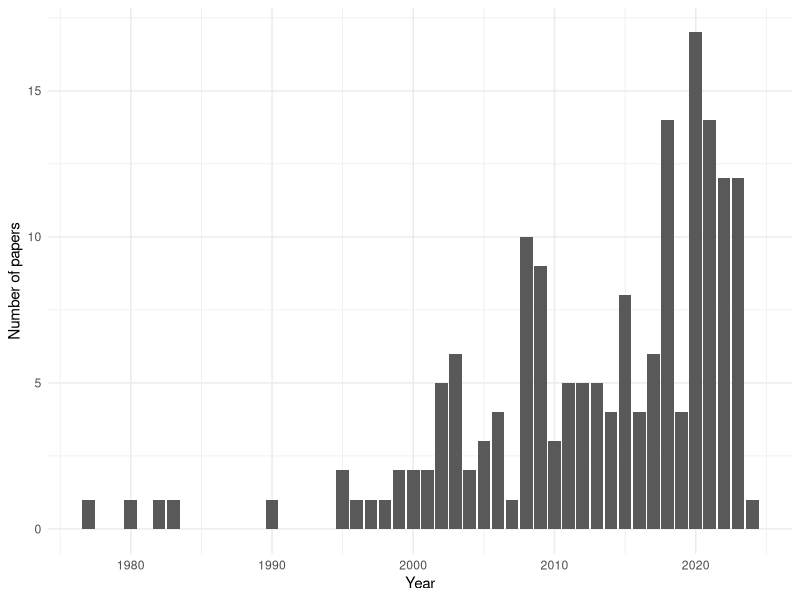
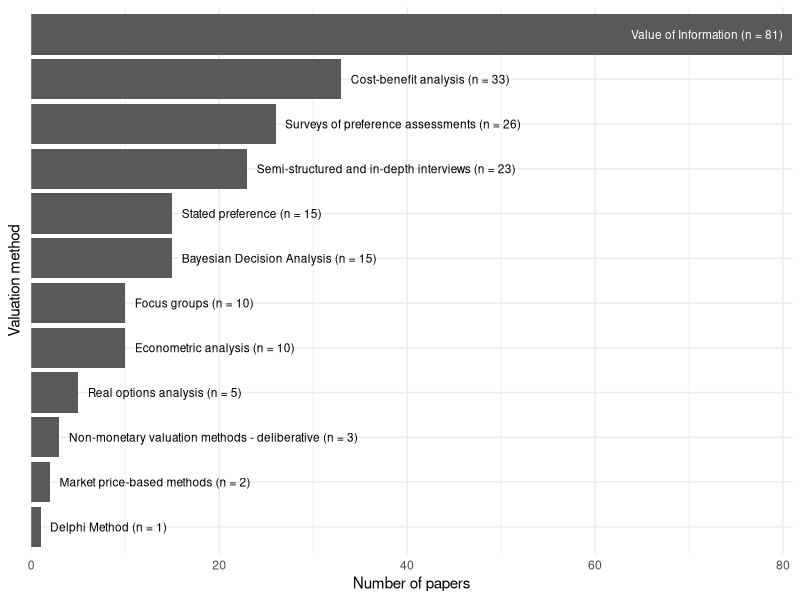
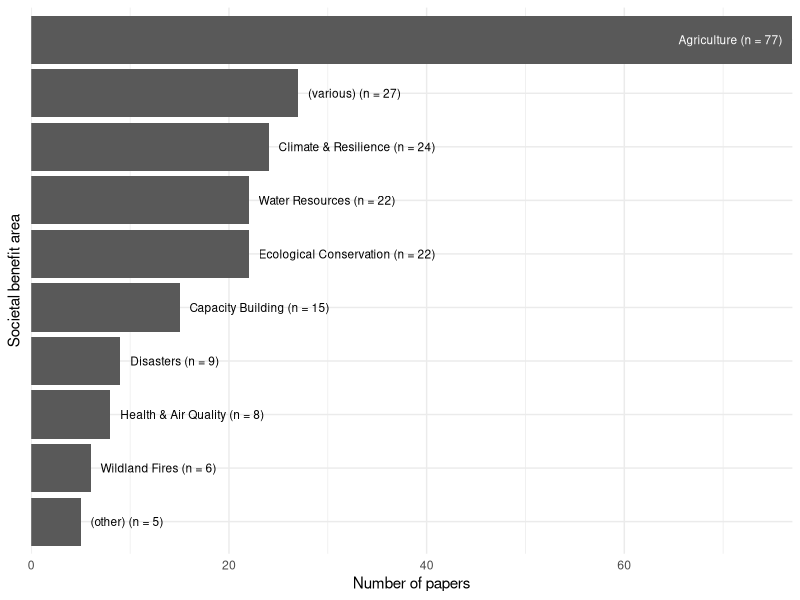
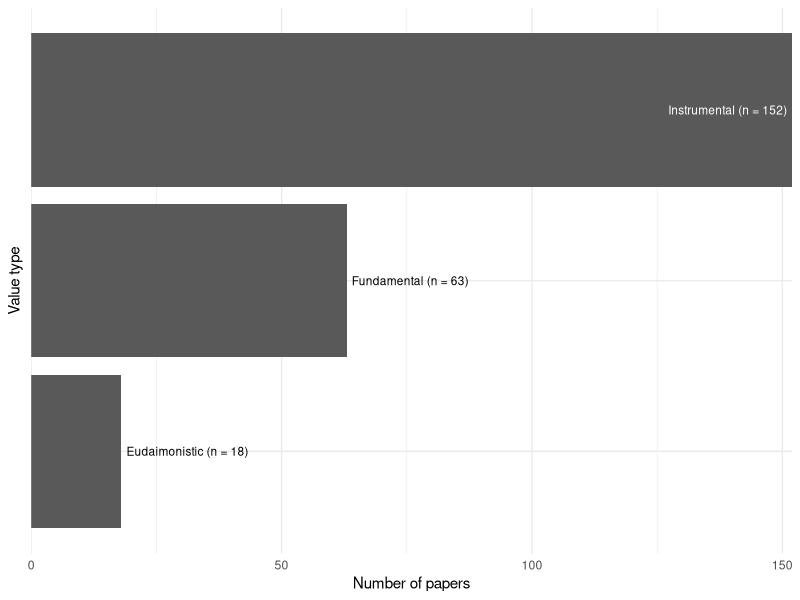
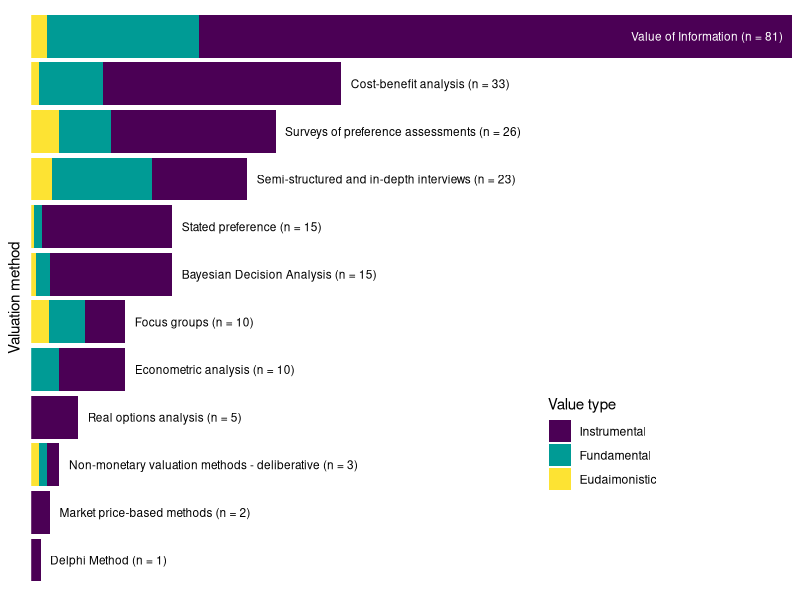
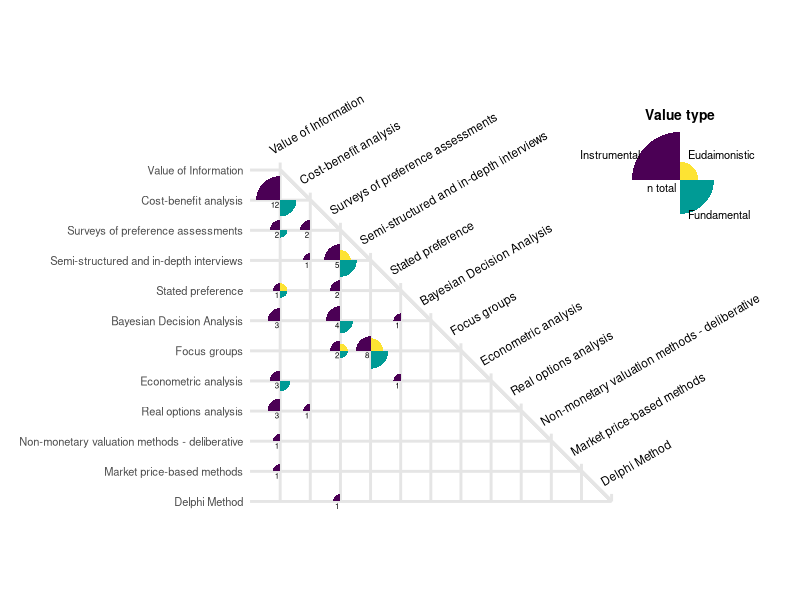
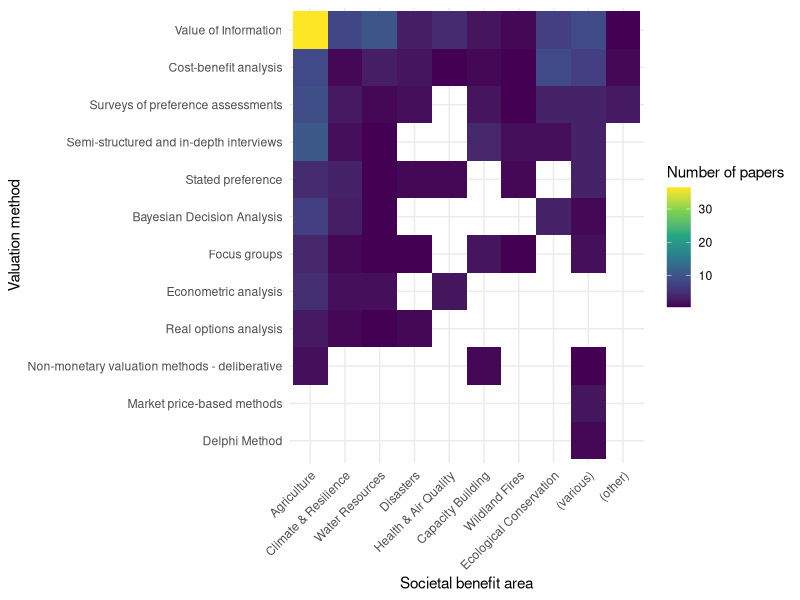
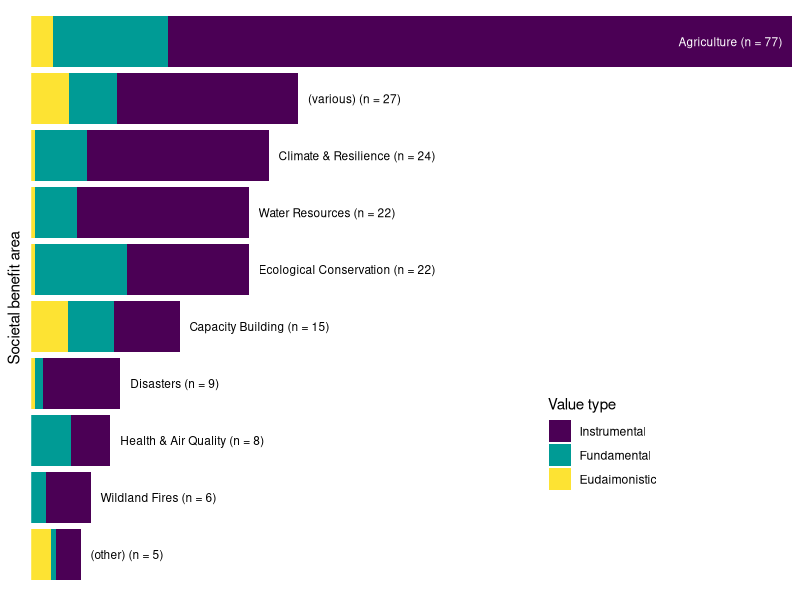

Write the R code that produced these figures, in order.
## ---- chunk 1
library(tidyverse)
library(here)
library(ggforce) ### for geom_arc_bar
## ---- chunk 2
includes_df <- readxl::read_excel(here('_data/screened_fulltext/ft_consolidated_coding.xlsx'))
## ---- chunk 3
year_df <- includes_df %>%
  mutate(year2 = str_extract(key, '[0-9]{4}$') %>% as.numeric())

year_sum_df <- year_df %>%
  group_by(year2) %>%
  summarize(n = n()) %>%
  mutate(y = year2 - min(year2) + 1)

log_year_lm <- lm(log(n) ~ y, data = year_sum_df)
r <- coef(log_year_lm)[2]
int <- exp(coef(log_year_lm)[1])

year_sum_df <- year_sum_df %>%
  mutate(pred = int + exp(r * y))

ggplot(year_sum_df, aes(x = year2, y = n)) +
  geom_col() +
  # geom_line(aes(y = pred), color = 'red') +
  labs(x = 'Year',
       y = 'Number of papers') +
  theme_minimal()
## ---- chunk 4
summarize_column <- function(df, col) {
  out_df <- df %>%
    rename(tmp = !!sym(col)) %>%
    mutate(tmp = str_squish(tmp)) %>%
    group_by(tmp) %>%
    summarize(n = n()) %>%
    mutate(lbl = sprintf('%s (n = %s)', tmp, n),
           tmp = fct_reorder(tmp, n)) %>%
    rename(!!col := tmp)
  return(out_df)
}


gen_plot <- function(df, col, varname, n_thresh = 0.5) {
  df <- df %>%
    rename(tmp = !!sym(col))
  
  ### high value labels on the bar; lower value to right of bar
  df_hi <- df %>%
    filter(n > max(n) * n_thresh)
  df_lo <- df %>%
    filter(n <= max(n) * n_thresh)
  
  p <- ggplot(df, aes(y = tmp, x = n)) +
    geom_col() +
    geom_text(data = df_hi, aes(label = lbl, x = n), color = 'white',
              hjust = 1, size = 3, nudge_x = -1) +
    geom_text(data = df_lo, aes(label = lbl, x = n), color = 'black', 
              hjust = 0, size = 3, nudge_x = 1) +
    scale_x_continuous(expand = c(0, .01)) +
    labs(x = 'Number of papers',
         y = varname) +
    theme_minimal() +
    theme(axis.text.y = element_blank())
  
  return(p)
}
## ---- chunk 5
deliberative_vec <- c('Participatory rural appraisal; rapid rural appraisal',
                      'Participant action research')
surveys_vec <- c('Surveys of preference assessments', 'Photo-elicitation surveys')

method_df <- includes_df %>%
  select(key, c('method 1', 'method 2')) %>%
  # select(key, c('method 1')) %>%
  pivot_longer(-key, names_to = 'tmp', values_to = 'method') %>%
  filter(!is.na(method)) %>%
  mutate(method = str_squish(method),
         method = case_when(method %in% deliberative_vec ~ 'Non-monetary valuation methods - deliberative',
                            method %in% surveys_vec ~ 'Surveys of preference assessments',
                            TRUE ~ method)) %>%
  select(-tmp) %>%
  distinct()

method_summary <- method_df %>%
  summarize_column('method')

gen_plot(method_summary, 'method', 'Valuation method')
## ---- chunk 6
soc_ben_df <- includes_df %>%
  select(key, starts_with(c('GEOSS', 'NASA'))) %>%
  ### drop '(other)' if covered in another column
  mutate(`NASA app sci` = ifelse(`GEOSS soc ben` == 'Weather' & `NASA app sci` == '(other)', NA, `NASA app sci`)) %>%
  mutate(`GEOSS soc ben` = ifelse(`GEOSS soc ben` == '(other)' & `NASA app sci` != '(other)', NA, `GEOSS soc ben`)) %>%
  pivot_longer(-key, names_to = 'tmp', values_to = 'sba') %>%
  filter(!is.na(sba)) %>%
  select(-tmp) %>%
  mutate(sba = str_squish(sba)) %>%
  mutate(sba = case_when(sba == 'Water' ~ 'Water Resources',
                         sba == 'Climate' ~ 'Climate & Resilience',
                         sba == 'Weather' ~ 'Climate & Resilience',
                         sba %in% c('Biodiversity', 'Ecosystems') ~ 'Ecological Conservation',
                         sba == 'Health' ~ 'Health & Air Quality',
                         TRUE ~ sba)) %>%
  distinct()

soc_ben_summary <- soc_ben_df %>%
  summarize_column('sba')

gen_plot(soc_ben_summary, 'sba', 'Societal benefit area')
## ---- chunk 7
val_type_df <- includes_df %>%
  select(key, val_type = `societal benefit type`) %>%
  mutate(val_type = str_split(val_type, '[^A-z]')) %>%
  unnest(val_type) %>%
  mutate(val_type = str_trim(val_type),
         val_type = str_to_title(val_type)) %>%
  distinct()

val_type_cooccur <- val_type_df %>%
  arrange(val_type) %>%
  group_by(key) %>%
  summarize(v1 = first(val_type),
            v2 = ifelse(n() == 1, NA, last(val_type))) %>%
  group_by(v1, v2) %>%
  summarize(n = n(), .groups = 'drop')

val_type_summary <- val_type_df %>%
  summarize_column('val_type')

gen_plot(val_type_summary, 'val_type', 'Value type')
## ---- chunk 8
method_by_value_df <- method_df %>%
  left_join(val_type_df, by = 'key') %>%
  group_by(key) %>%
  mutate(val_wt = 1 / n_distinct(val_type)) %>%
  group_by(method, val_type) %>%
  summarize(n = sum(val_wt)) %>%
  group_by(method) %>%
  mutate(n_tot = sum(n)) %>%
  ungroup() %>%
  mutate(method = fct_reorder(str_squish(method), n_tot),
         lbl = sprintf('%s (n = %s)', method, n_tot)) %>%
  mutate(val_type = factor(val_type, levels = c('Instrumental', 'Fundamental', 'Eudaimonistic')))

method_value_proportions <- method_by_value_df %>%
  mutate(prop = n / n_tot) 

valtype_colors <- c('Instrumental'  = '#4B0055',
                    'Fundamental'   = '#009B95', 
                    'Eudaimonistic' = '#FDE333')
  
  
### high value labels on the bar; lower value to right of bar
df_hi <- method_by_value_df %>%
  filter(n_tot > max(n_tot) * .5) %>%
  select(method, lbl, n_tot) %>%
  distinct()
df_lo <- method_by_value_df %>%
  filter(n_tot <= max(n_tot) * .5) %>%
  select(method, lbl, n_tot) %>%
  distinct()

ggplot(method_by_value_df, aes(y = method, x = n)) +
  geom_col(aes(fill = val_type)) +
  # guides(fill = guide_legend(reverse = TRUE)) +
  geom_text(data = df_hi, aes(label = lbl, x = n_tot), color = 'white',
            hjust = 1, size = 3, nudge_x = -1) +
  geom_text(data = df_lo, aes(label = lbl, x = n_tot), color = 'black', 
            hjust = 0, size = 3, nudge_x = 1) +
  scale_x_continuous(expand = c(0, .01)) +
  scale_fill_manual(values = valtype_colors) +
  labs(x = 'Number of papers',
       y = 'Valuation method',
       fill = 'Value type') +
  theme_minimal() +
  theme(axis.text.y = element_blank(),
        axis.text.x = element_blank(),
        axis.title.x = element_blank(),
        panel.grid = element_blank(),
        legend.position = c(.75, .25))

## ---- chunk 9
method_vec <- levels(method_summary$method) %>% rev()
  
multi_methods_df <- method_df %>%
  mutate(method = factor(method, levels = method_vec)) %>%
  arrange(key, method) %>%
  group_by(key) %>%
  filter(n() > 1) %>%
  mutate(x = c('x', 'y')) %>%
  ungroup() %>%
  pivot_wider(names_from = x, values_from = method) %>%
  left_join(val_type_df, by = 'key') %>%
  mutate(tmp = 1) %>%
  pivot_wider(names_from = val_type, values_from = tmp) %>%
  group_by(x, y) %>%
  summarize(tot = n(), .groups = 'drop',
            Instrumental = sum(Instrumental, na.rm = TRUE),
            ### NO intrinsic values in multi-method data - easier!
            # intr = sum(Intrinsic, na.rm = TRUE),
            Fundamental = sum(Fundamental, na.rm = TRUE),
            Eudaimonistic  = sum(Eudaimonistic, na.rm = TRUE)) %>%
  complete(x = method_vec, y = method_vec, fill = list(n = NA)) %>%
  pivot_longer(cols = c(Instrumental, Fundamental, Eudaimonistic), names_to = 'val_type', values_to = 'n') %>%
  mutate(x = factor(x, levels = method_vec),
         y = factor(y, levels = method_vec) %>% fct_rev(),
         val_type = factor(val_type, levels = c('Instrumental', 'Eudaimonistic', 'Fundamental')))

arcs_df <- multi_methods_df %>%
  mutate(r = sqrt(n / max(n, na.rm = TRUE)) * .8, ### radius based on # of value type
         start = (as.integer(val_type) - 2) * (pi/2),
         end   = (as.integer(val_type) - 1) * (pi/2)) %>%
  filter(!is.na(n)) %>%
  filter(r > 0) %>%
  select(x, y, r, start, end, val_type) %>%
  distinct()

diag_lbls <- multi_methods_df %>%
  filter(x == y) %>%
  select(x) %>%
  distinct()

n_lbls <- multi_methods_df %>%
  select(x, y, tot) %>%
  distinct()


pnl <- ggplot() +
  ### geom_point to set up axis labels in order; color and size to render invisible
  geom_point(data = multi_methods_df, aes(x, y), size = 0, color = '#00000000') +
  ### add grid lines
  geom_segment(data = diag_lbls, aes(x = x, xend = x, y = 1, yend = 13.25 - as.integer(x)), color = 'grey90', linewidth = 1) +
  geom_segment(data = diag_lbls, aes(y = x, yend = x, x = 0, xend = as.integer(x)), color = 'grey90', linewidth = 1) +
  geom_segment(data = diag_lbls, x = 1, y = 12, yend = 1, xend = 12, color = 'grey90', linewidth = 1) +
  ### add diagonal text
  geom_text(data = diag_lbls, aes(x = x, y = x, label = x),
            angle = 30, hjust = 0, vjust = 0, size = 3, nudge_y = .5, nudge_x = -.25) +
  ### then geom_point again to write on top of the grid lines
  # geom_point(data = multi_methods_df, aes(x, y, color = tot, size = tot), show.legend = FALSE) +
  ### geom_arc_bar needs x and y in continuous - so convert categorical to integer
  geom_arc_bar(data = arcs_df,
               aes(x0 = as.integer(x), y0 = as.integer(y),
                   r0 = 0, r = r, start = start, end = end, fill = val_type),
               color = NA, show.legend = FALSE) +
  ### add number text
  geom_text(data = n_lbls, aes(x = x, y = y, label = tot),
            size = 2, hjust = 1, vjust = 1, nudge_x = -.05, nudge_y = -.05, color = 'black') +
  scale_fill_manual(values = valtype_colors) +
  scale_size(name = 'n', range = c(3, 10)) +
  scale_x_discrete(expand = expansion(add = c(0, 6))) +
  scale_y_discrete(expand = expansion(add = c(.5, 3))) +
  ### to maintain equal spacing horiz and vert
  coord_fixed() +
  labs(x = 'Valuation method 1',
       y = 'Valuation method 2',
       fill = 'Value type') +
  theme_minimal() +
  theme(panel.grid = element_blank(),
        axis.title = element_blank(),
        axis.text = element_text(size = 8),
        axis.text.x = element_blank())

### Legend
legend_df <- multi_methods_df %>%
  group_by(val_type) %>%
  summarize(n = sum(n, na.rm = TRUE)) %>%
  mutate(r = sqrt(n / max(n, na.rm = TRUE)) * .8, ### radius based on # of value type
         lvl   = as.integer(val_type),
         start = (lvl - 2) * (pi/2),
         end   = (lvl - 1) * (pi/2)) %>%
  mutate(lbl_x = 1 + c(-.1, .1, .1),
         lbl_y = 1 + c(.1, .1, -.1),
         hjust = ifelse(lbl_x < 1, 1, -1))


lgd <- ggplot() +
  geom_arc_bar(data = legend_df,
               aes(x0 = 1, y0 = 1, r0 = 0, r = r, start = start, end = end, fill = val_type),
               color = NA, show.legend = FALSE) +
  geom_point(x = 1, y = 1, color = 'red', size = 5) +
  geom_text(label = 'N total', x = 1, y = 1, 
            size = 3, hjust = 1, vjust = 1, nudge_y = -.05, nudge_x = -.05) +
  scale_fill_manual(values = valtype_colors) +
  scale_x_continuous(limits = c(0, 2), expand = c(0, 0)) +
  scale_y_continuous(limits = c(0, 2), expand = c(0, 0)) +
  coord_fixed() +
  theme_void()

library(cowplot)
ggdraw() +
  draw_plot(pnl) +
  draw_plot(lgd, x = 0.75, y = 0.6, width = 0.2, height = 0.2) +
  draw_label('n total', x = 0.845, y = 0.695, size = 8, 
             hjust = 1, vjust = 1) +
  draw_label('Instrumental', x = 0.80, y = 0.75, size = 8, 
             hjust = 1, vjust = 1) +
  draw_label('Eudaimonistic', x = 0.86, y = 0.75, size = 8, 
             hjust = 0, vjust = 1) +
  draw_label('Fundamental',   x = 0.86, y = 0.65, size = 8, 
             hjust = 0, vjust = 1) +
  draw_label('Value type',   x = 0.85, y = 0.8, size = 10, fontface = 'bold',
             hjust = .5, vjust = 0)
  
  
## ---- chunk 10
method_by_sba_df <- method_df %>%
  left_join(soc_ben_df, by = 'key') %>%
  group_by(key) %>%
  mutate(sba_wt = 1 / n_distinct(sba)) %>%
  group_by(method, sba) %>%
  summarize(n = sum(sba_wt)) %>%
  group_by(method) %>%
  mutate(n_tot = sum(n)) %>%
  ungroup() %>%
  mutate(method = fct_reorder(str_squish(method), n_tot),
         lbl = sprintf('%s (n = %s)', method, n_tot)) %>%
  mutate(sba = fct_reorder(sba, n_tot) %>% fct_relevel(c('(various)', '(other)'), after = Inf))

ggplot(method_by_sba_df, aes(y = method, x = sba, fill = n)) +
  geom_tile() +
  # geom_text(aes(label = n), color = 'white') +
  scale_fill_viridis_c() +
  labs(x = 'Societal benefit area',
       y = 'Valuation method',
       fill = 'Number of papers') +
  theme_minimal() +
  theme(axis.text.x = element_text(angle = 45, hjust = 1))
## ---- chunk 11
sba_by_value_df <- soc_ben_df %>%
  left_join(val_type_df, by = 'key') %>%
  group_by(key) %>%
  mutate(val_wt = 1 / n_distinct(val_type)) %>%
  group_by(sba, val_type) %>%
  summarize(n = sum(val_wt)) %>%
  group_by(sba) %>%
  mutate(n_tot = sum(n)) %>%
  ungroup() %>%
  mutate(sba = fct_reorder(str_squish(sba), n_tot),
         lbl = sprintf('%s (n = %s)', sba, n_tot)) %>%
  mutate(val_type = factor(val_type, levels = c('Instrumental', 'Fundamental', 'Eudaimonistic')))
  
### high value labels on the bar; lower value to right of bar
df_hi <- sba_by_value_df %>%
  filter(n_tot > max(n_tot) * .5) %>%
  select(sba, lbl, n_tot) %>%
  distinct() 
df_lo <- sba_by_value_df %>%
  filter(n_tot <= max(n_tot) * .5) %>%
  select(sba, lbl, n_tot) %>%
  distinct()

ggplot(sba_by_value_df, aes(y = sba, x = n)) +
  geom_col(aes(fill = val_type)) +
  # guides(fill = guide_legend(reverse = TRUE)) +
  geom_text(data = df_hi, aes(label = lbl, x = n_tot), color = 'white',
            hjust = 1, size = 3, nudge_x = -1) +
  geom_text(data = df_lo, aes(label = lbl, x = n_tot), color = 'black', 
            hjust = 0, size = 3, nudge_x = 1) +
  scale_x_continuous(expand = c(0, .01)) +
  scale_fill_manual(values = valtype_colors) +
  labs(x = 'Number of papers',
       y = 'Societal benefit area',
       fill = 'Value type') +
  theme_minimal() +
  theme(axis.text.y = element_blank(),
        axis.text.x = element_blank(),
        axis.title.x = element_blank(),
        panel.grid = element_blank(),
        legend.position = c(.75, .25))

## ---- chunk 12
sba_vec <- levels(soc_ben_summary$sba) %>% rev()
  
multi_sba_df <- soc_ben_df %>%
  mutate(sba = factor(sba, levels = sba_vec)) %>%
  arrange(key, sba) %>%
  group_by(key) %>%
  filter(n() > 1) %>%
  mutate(x = c('x', 'y')) %>%
  ungroup() %>%
  pivot_wider(names_from = x, values_from = sba) %>%
  left_join(val_type_df, by = 'key') %>%
  mutate(tmp = 1) %>%
  pivot_wider(names_from = val_type, values_from = tmp) %>%
  group_by(x, y) %>%
  summarize(tot = n(), .groups = 'drop',
            Instrumental = sum(Instrumental, na.rm = TRUE),
            Fundamental = sum(Fundamental, na.rm = TRUE),
            Eudaimonistic  = sum(Eudaimonistic, na.rm = TRUE)) %>%
  complete(x = sba_vec, y = sba_vec, fill = list(n = NA)) %>%
  pivot_longer(cols = c(Instrumental, Fundamental, Eudaimonistic), names_to = 'val_type', values_to = 'n') %>%
  mutate(x = factor(x, levels = sba_vec),
         y = factor(y, levels = sba_vec) %>% fct_rev(),
         val_type = factor(val_type, levels = c('Instrumental', 'Eudaimonistic', 'Fundamental')))

arcs_df <- multi_sba_df %>%
  mutate(r = sqrt(n / max(n, na.rm = TRUE)) * .8, ### radius based on # of value type
         start = (as.integer(val_type) - 2) * (pi/2),
         end   = (as.integer(val_type) - 1) * (pi/2)) %>%
  filter(!is.na(n)) %>%
  filter(r > 0) %>%
  select(x, y, r, start, end, val_type) %>%
  distinct()

diag_lbls <- multi_sba_df %>%
  filter(x == y) %>%
  select(x) %>%
  mutate(val = as.integer(x)) %>%
  distinct()

n_lbls <- multi_sba_df %>%
  select(x, y, tot) %>%
  distinct()


pnl2 <- ggplot() +
  ### geom_point to set up axis labels in order; color and size to render invisible
  geom_point(data = multi_sba_df, aes(x, y), size = 0, color = '#00000000') +
  ### add grid lines
  geom_segment(data = diag_lbls, aes(x = val, xend = val, y = 1, yend = 11.25 - val), color = 'grey90', linewidth = 1) +
  geom_segment(data = diag_lbls, aes(y = val, yend = val, x = 0, xend = 11.25 - val), color = 'grey90', linewidth = 1) +
  geom_segment(data = diag_lbls, x = 1, y = 10, yend = 1, xend = 10, color = 'grey90', linewidth = 1) +
  ### add diagonal text
  geom_text(data = diag_lbls, aes(x = x, y = x, label = x),
            angle = 30, hjust = 0, vjust = 0, size = 3, nudge_y = .5, nudge_x = -.25) +
  ### then geom_point again to write on top of the grid lines
  # geom_point(data = multi_methods_df, aes(x, y, color = tot, size = tot), show.legend = FALSE) +
  ### geom_arc_bar needs x and y in continuous - so convert categorical to integer
  geom_arc_bar(data = arcs_df,
               aes(x0 = as.integer(x), y0 = as.integer(y),
                   r0 = 0, r = r, start = start, end = end, fill = val_type),
               color = NA, show.legend = FALSE) +
  ### add number text
  geom_text(data = n_lbls, aes(x = x, y = y, label = tot),
            size = 2, hjust = 1, vjust = 1, nudge_x = -.05, nudge_y = -.05, color = 'black') +
  scale_fill_manual(values = valtype_colors) +
  scale_size(name = 'n', range = c(3, 10)) +
  scale_x_discrete(expand = expansion(add = c(0, 1))) +
  scale_y_discrete(expand = expansion(add = c(.5, 2))) +
  ### to maintain equal spacing horiz and vert
  coord_fixed() +
  labs(x = 'Societal Benefit Area 1',
       y = 'Societal Benefit Area 2',
       fill = 'Value type') +
  theme_minimal() +
  theme(panel.grid = element_blank(),
        axis.title = element_blank(),
        axis.text = element_text(size = 8),
        axis.text.x = element_blank())

### Legend
legend2_df <- multi_sba_df %>%
  group_by(val_type) %>%
  summarize(n = sum(n, na.rm = TRUE)) %>%
  mutate(r = sqrt(n / max(n, na.rm = TRUE)) * .8, ### radius based on # of value type
         lvl   = as.integer(val_type),
         start = (lvl - 2) * (pi/2),
         end   = (lvl - 1) * (pi/2)) %>%
  mutate(lbl_x = 1 + c(-.1, .1, .1),
         lbl_y = 1 + c(.1, .1, -.1),
         hjust = ifelse(lbl_x < 1, 1, -1))


lgd2 <- ggplot() +
  geom_arc_bar(data = legend2_df,
               aes(x0 = 1, y0 = 1, r0 = 0, r = r, start = start, end = end, fill = val_type),
               color = NA, show.legend = FALSE) +
  geom_point(x = 1, y = 1, color = 'red', size = 5) +
  geom_text(label = 'N total', x = 1, y = 1, 
            size = 3, hjust = 1, vjust = 1, nudge_y = -.05, nudge_x = -.05) +
  scale_fill_manual(values = valtype_colors) +
  scale_x_continuous(limits = c(0, 2), expand = c(0, 0)) +
  scale_y_continuous(limits = c(0, 2), expand = c(0, 0)) +
  coord_fixed() +
  theme_void()

library(cowplot)
ggdraw() +
  draw_plot(pnl2) +
  draw_plot(lgd2, x = 0.75, y = 0.6, width = 0.2, height = 0.2) +
  draw_label('n total', x = 0.845, y = 0.695, size = 8, 
             hjust = 1, vjust = 1) +
  draw_label('Instrumental', x = 0.80, y = 0.75, size = 8, 
             hjust = 1, vjust = 1) +
  draw_label('Eudaimonistic', x = 0.86, y = 0.75, size = 8, 
             hjust = 0, vjust = 1) +
  draw_label('Fundamental',   x = 0.86, y = 0.65, size = 8, 
             hjust = 0, vjust = 1) +
  draw_label('Value type',   x = 0.85, y = 0.8, size = 10, fontface = 'bold',
             hjust = .5, vjust = 0)
  
  
